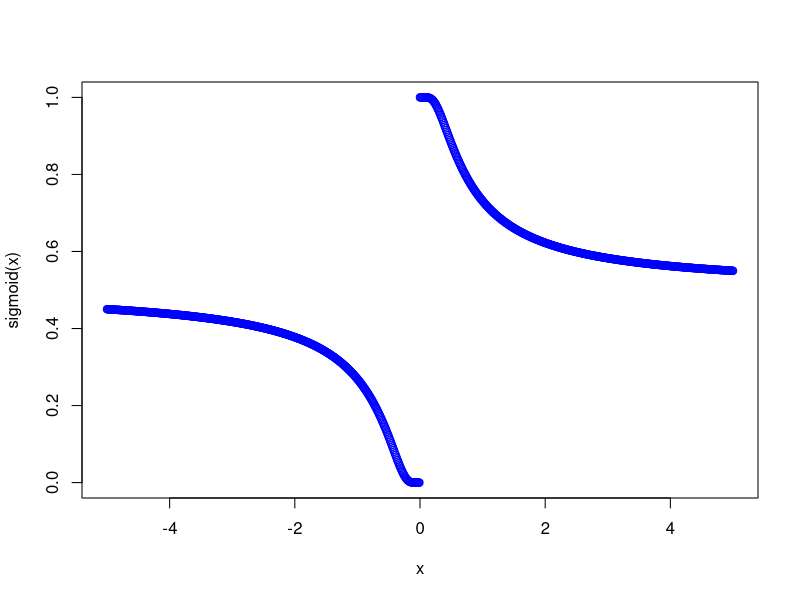
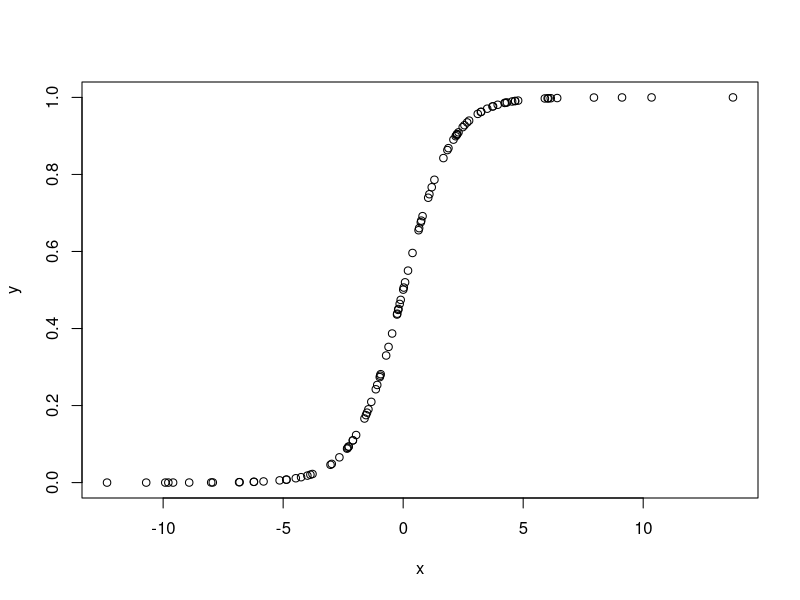
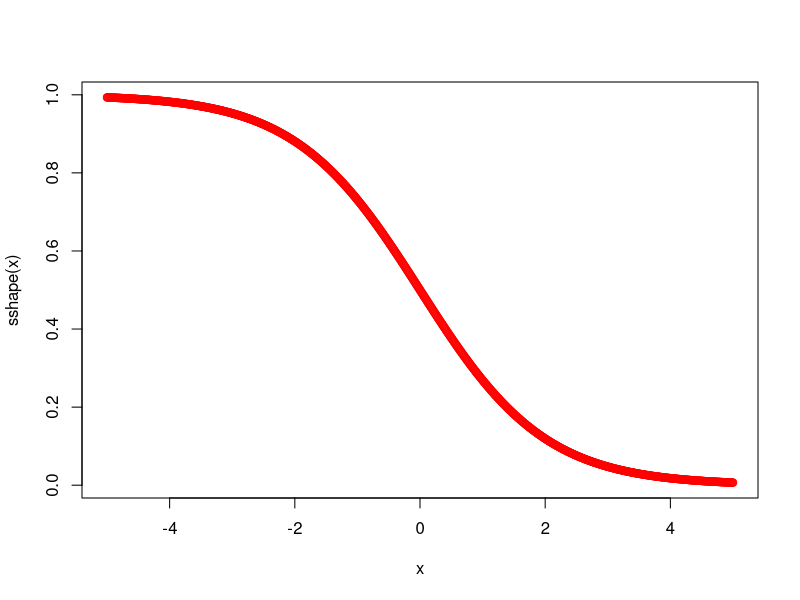

Recreate these plots in R, in order.
rm(list = ls())
sigmoid = function(x) {
  1 / (1 + exp(-x))
}
sigmoid = function(x) {
   1 / (1+exp(-(1/(x))))
}
x <- seq(-5, 5, 0.01)
plot(x, sigmoid(x), col='blue')

x <- rnorm(100, 0, 5)
inv_logit <- function(x) {
  return(1 / (1 + exp(- x)))
}
y <- inv_logit(x)
plot(y ~ x)

sshape = function(x){
  1 / (1 + exp(x))
}
x <- seq(-5, 5, 0.01)
plot(x, sshape(x), col='red')


